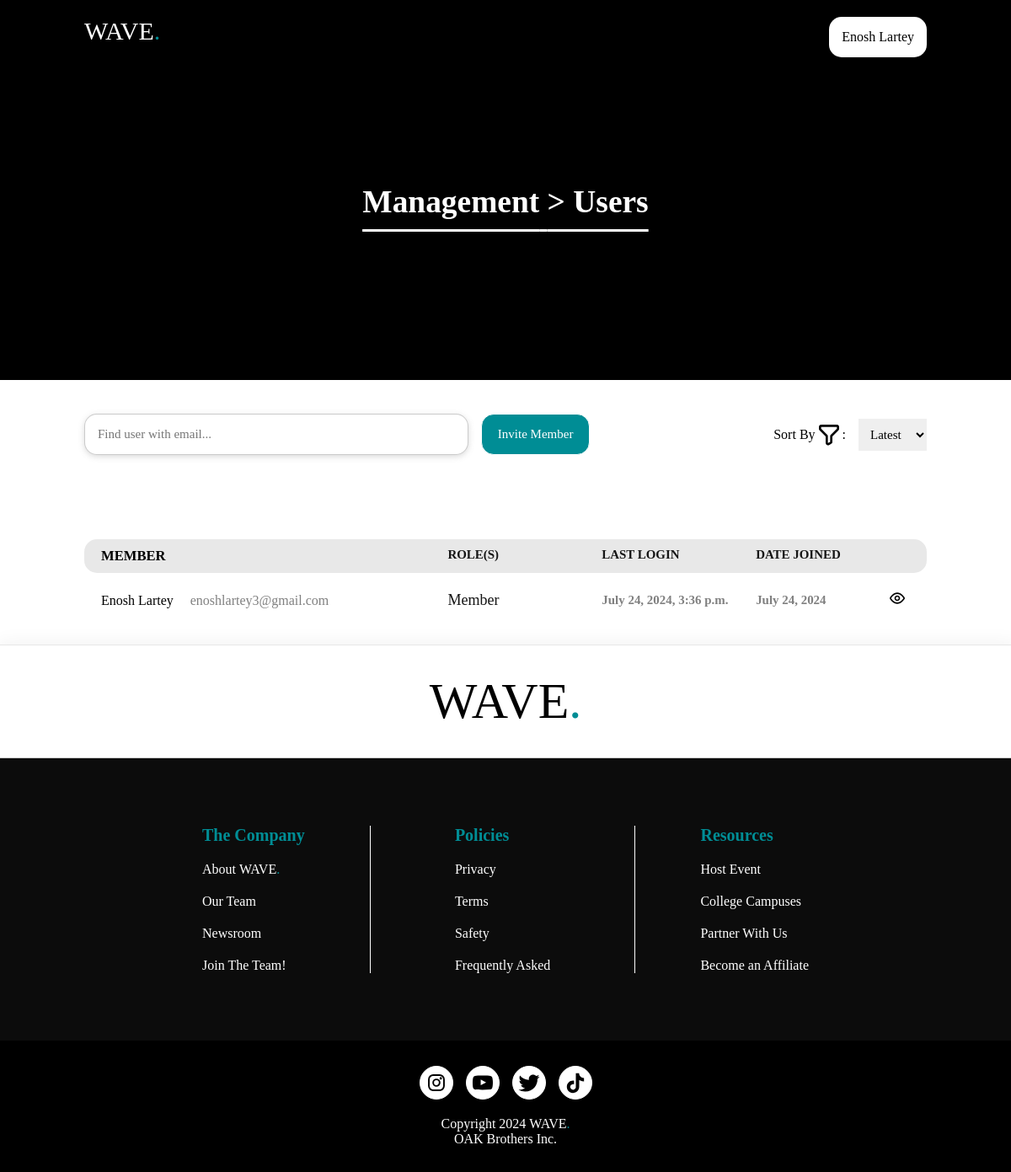
Page /theadminportal/users/ (signed in) on the committed database.
### authenticationApp/models.py (models this page shows, shortened)
class CustomUser(AbstractBaseUser, PermissionsMixin):
    GENDER_OPTIONS = [
        ('Male', 'Male'),
        ('Female', 'Female'),
        ('Other', 'Other')
    ]
    first_name = models.CharField(
        _("First Name"),
        max_length=50,
        blank=False,
        null=False,
        help_text=(_("First Name")),
    )
    last_name = models.CharField(
        _("Last Name"),
        max_length=50,
        blank=False,
        null=False,
        help_text=(_("Last Name")),
    )
    email = models.EmailField(
        _("Email"), unique=True, blank=False, null=False, help_text=(_("Email"))
    )
    username = models.CharField(
        _("Username"),
        max_length=15,
        blank=False,
        null=False,
        unique=True,
        help_text=(_("Username")),
    )
    phone_number = models.CharField(
        _("Phone Number"),
        max_length=15,
        blank=False,
        null=False,
        unique=False,
        help_text=(_("Phone Number")),
    )
    birthday_day = models.PositiveIntegerField(_("Day"), null=True, blank=True)
    birthday_month = models.PositiveIntegerField(_("Month"), null=True, blank=True)
    birthday_year = models.PositiveIntegerField(_("Year"), null=True, blank=True)
    date_joined = models.DateField(auto_now_add=True)
    is_active = models.BooleanField(default=True)
    is_staff = models.BooleanField(default=False)
    is_superuser = models.BooleanField(default=False)
    user_id = models.UUIDField(_("User ID"), default=uuid.uuid4, editable=False, unique=True)
    is_suspended = models.BooleanField(default=False)
    suspension_end_date = models.DateTimeField(null=True, blank=True)
    objects = CustomUserManager()
    USERNAME_FIELD = "email"
    REQUIRED_FIELDS = [
        "first_name",
        "last_name",
        "username",
        "phone_number",
    ]
    class Meta:
        default_permissions = () # Removing default permissions
        verbose_name = "Member Account"
        verbose_name_plural = "Member Accounts"

### adminDashboardApp/views.py (the view)
# urls.py: path('users/', views.adminUsersView, name="users"),
@login_required(login_url="authentication:login")
@check_suspension
@admin_required
def adminUsersView(request):
    total_users = CustomUser.objects.all()
    return render(request, "adminDashboardApp/tabs/users.html", {"users": total_users})

### templates/adminDashboardApp/tabs/users.html (shortened to what this page needs)
{% extends "base/base.html" %}
{% load static %}
{% block app_page_style %}
<link rel="stylesheet" type="text/css" href="{% static "/styles/adminDashboardApp/tabs/users.css" %}" />
{% endblock app_page_style %}
{% block header %}
{% include "partials/nav-footer/nav/admin_nav.html" %}
{% endblock header %}
{% block container_art %}
<div id="container-art">
    <div class="ticket-heading">
        <div class="ticket-header">
            <h3><a href="{% url 'waveAdmin:adminDashboard' %}">Management</a> > Users</h3>
        </div>
    </div>
</div>
{% endblock container_art %}
{% block body %}
<div id="information-container">
    <div id="information-container-header">
        <div id="search-and-invite">
            <div id="adminSearch-users">
                <input type="search" name="users-Search" id="users-Search"
                    placeholder="Find user with email...">
            </div>
            <div id="adminInvite-users">
                <button>Invite Member</button>
            </div>
        </div>
        <div id="adminSort-users">
            <div role="button" id="text-description">
                <p>Sort By</p>
                <img src="../../static/images/admin/filter.svg" alt="">
                :
            </div>
            <div id="adminSort-users-section">
                <select title="support-filters" name="support-filters" id="support-filters">
                    <option value="latest" selected>Latest</option>
                </select>
            </div>
        </div>
    </div>
    <div id="information-container-body">
        <div id="icb-heading">
            <div id="icbh-personal-info">
                <h5>Member</h5>
            </div>
            <div id="icbh-role-info">
                <h5>Role(s)</h5>
                <h5>Last Login</h5>
                <h5>Date Joined</h5>
            </div>
        </div>
        <div id="ich-body-container">
            {% for user in users %}
            <div id="ichbc-userSummaryCard">
                <div id="icbh-personal-info">
                    <div class="icbh-pi-container">
                        <div id="icbhpi-name">
                            {{ user.first_name }} {{ user.last_name }}
                        </div>
                        <div id="icbhpi-email">
                            {{ user.email }}
                        </div>
                    </div>
                </div>
                <div id="icbh-role-info">
                    <div id="role-name">
                        {% for group in user.groups.all %}
                        <p>{{ group.name }}</p>
                        {% endfor %}
                    </div>
                    <h5 id="last-active">
                        <p>{{user.last_login}}</p>
                    </h5>
                    <div id="datejoined-expand">
                        <h5>{{ user.date_joined }}</h5>
                        <div id="expandUserCard">
                            <a type="button" href="{% url 'waveAdmin:user-detailed' username=user.username %}" title="View Member Details">
                                <img src="{% static "/images/admin/users/view_user.svg" %}" alt="View Member Details">
                            </a>
                        </div>
                    </div>
                </div>
            </div>
            {% endfor %}
        </div>
    </div>
</div>
{% endblock body %}

### templates/partials/nav-footer/nav/admin_nav.html
{% load static %}
<link rel="stylesheet" type="text/css" href="{% static "/styles/partials/nav-footer/nav/admin_nav.css" %}" />
<nav>
    <div id="logo-menu">
        <div id="logo">
            <a href="{% url "core:index" %}">WAVE<span>.</span></a>
        </div>
    </div>
    <div>
        <div id="userId">
            <a target="_blank" href="{% url "accountManagement:userAccount" %}">{{ request.user.first_name }} {{ request.user.last_name }}</a>
        </div>
    </div>
</nav>

### static/styles/base/base.css (style rules this page uses)
* { margin: 0; padding: 0; box-sizing: border-box; scrollbar-width: none; }
body { width: 100vw; height: 100vh; overflow: hidden; overflow-y: auto; background-color: white; flex-grow: 1; }
#container-art { width: 100%; max-width: 100vw; color: white; padding-top: 150px; padding-bottom: 150px; }
.ticket-heading { display: flex; flex-direction: column; gap: 70px; }
.ticket-header { font-family: Wanted-ExtraBold; font-size: 32px; width: 100%; text-align: center; text-decoration: underline; text-underline-offset: 20px; }
.ticket-header a { color: white; }

### static/styles/adminDashboardApp/tabs/users.css (style rules this page uses)
#information-container { width: 100%; padding-left: 100px; padding-right: 100px; display: flex; flex-direction: column; gap: 100px; }
#information-container-header { width: 100%; display: flex; flex-direction: row; justify-content: space-between; }
#search-and-invite { width: 60%; display: flex; flex-direction: row; gap: 15px; }
#search-and-invite #adminSearch-users { width: 78%; }
#adminSearch-users input { width: 100%; border: 1px solid rgba(0, 0, 0, 0.204); -webkit-box-shadow: 0px 2px 7px 0px rgba(116, 116, 116, 0.264); box-shadow: 0px 2px 7px 0px rgba(116, 116, 116, 0.264); -moz-box-shadow: 0px 2px 7px 0px rgba(116, 116, 116, 0.264); border-radius: 15px; padding: 15px; font-size: 15px; font-family: Wanted-Regular; }
#adminInvite-users { width: 22%; }
#adminInvite-users button { width: 100%; padding: 15px; border: 1px solid; border-radius: 15px; background-color: #008d95; color: white; font-family: Wanted-Regular; font-size: 15px; cursor: pointer; }
#adminSort-users { width: 20%; }
#adminSort-users { display: flex; flex-direction: row; align-items: center; justify-content: end; gap: 15px; width: 35%; }
#adminSort-users #text-description { display: flex; flex-direction: row; align-items: center; font-family: Wanted-Bold; }
#adminSort-users-section select { border: none; padding: 10px; font-family: Wanted-Regular; font-size: 15px; }
#information-container-body { display: flex; flex-direction: column; gap: 20px; }
#icb-heading { width: 100%; background-color: rgba(192, 192, 192, 0.361); display: grid; grid-template-columns: repeat(7, minmax(0, 1fr)); text-transform: uppercase; font-family: Wanted-Medium; font-size: 20px; padding: 10px; padding-left: 20px; padding-right: 20px; border-radius: 15px; }
#icbh-personal-info { grid-column: span 3 / span 3; }
#icbh-role-info { grid-column: span 4 / span 4; display: grid; grid-template-columns: repeat(3, minmax(0, 1fr)); }
#ich-body-container { display: flex; flex-direction: column; gap: 30px; }
#ichbc-userSummaryCard { padding-left: 20px; padding-right: 20px; font-family: Wanted-SemiBold; display: grid; grid-template-columns: repeat(7, minmax(0, 1fr)); align-items: center; cursor: pointer; }
.icbh-pi-container { display: flex; flex-direction: row; gap: 20px; }
#icbhpi-email { color: grey; }
#icbh-role-info { color: #151515; font-size: 18px; }
#role-name { display: flex; align-items: center; }
#last-active { display: flex; flex-direction: row; align-items: center; gap: 5px; color: grey; }
#datejoined-expand { width: 100%; display: flex; flex-direction: row; justify-content: space-between; align-items: center; color: grey; }
#expandUserCard a { background-color: white; border: none; cursor: pointer; padding: 5px; }
#expandUserCard a img { width: 20px; }

### static/styles/partials/nav-footer/nav/admin_nav.css (style rules this page uses)
nav { display: flex; justify-content: space-between; width: 100%; }
#logo { font-family: Easy-Grotesk-Black; font-size: 30px; }
#logo a { color: white; text-decoration: none; }
#logo a span { color: #008d95; }
#userId { background-color: white; font-family: Wanted-Regular; padding: 15px; border-radius: 15px; }
#userId a { text-decoration: none; color: black; }

### rows in the picture
CustomUser: user.first_name "Enosh", user.last_name "Lartey", first_name "Enosh", last_name "Lartey", email "enoshlartey3@gmail.com", last_login "July 24, 2024, 3:36 p.m.", date_joined "July 24, 2024"

### other values in the picture
{{ group.name }} "Member"
